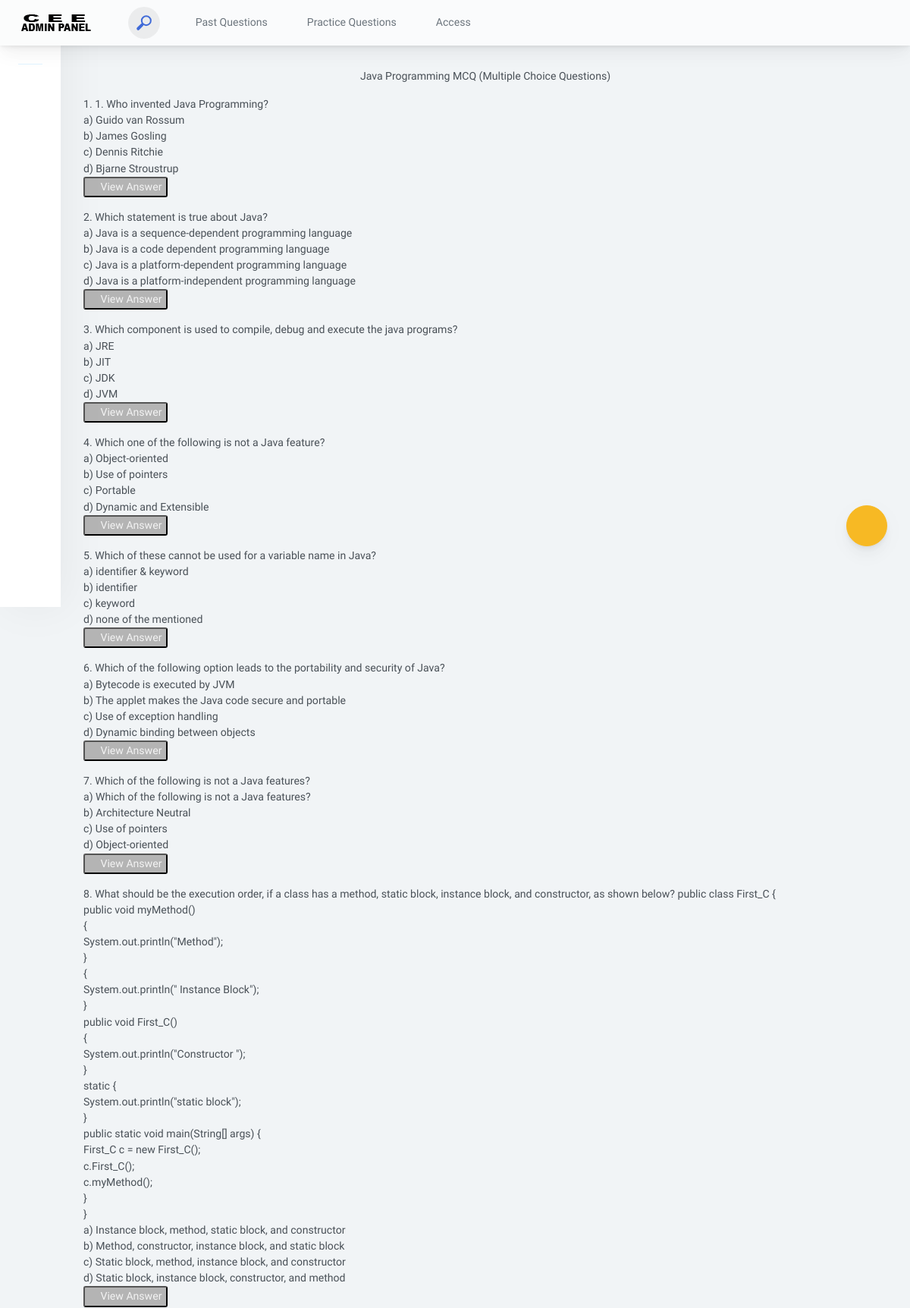
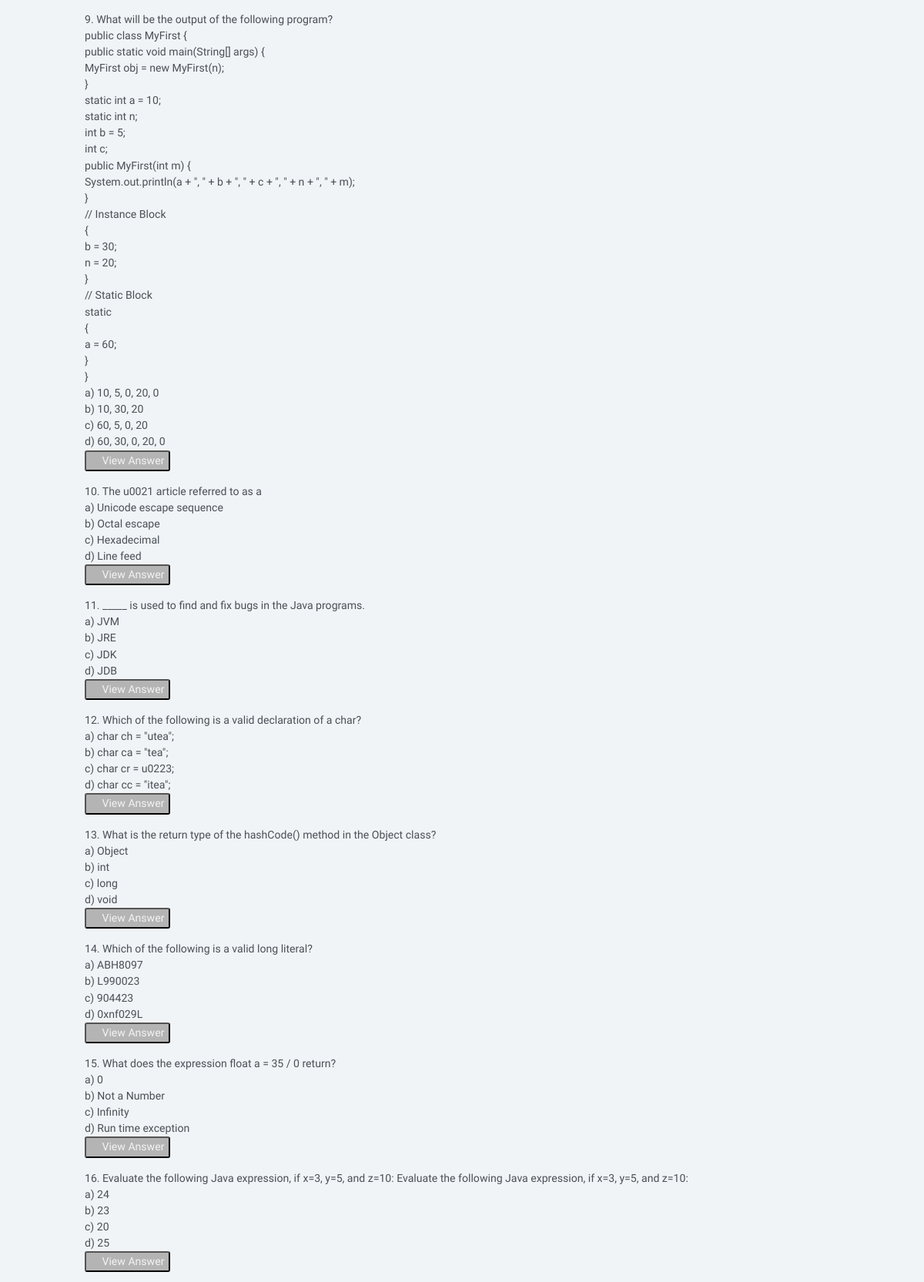
The app's page /components/index.php?page=layout_practice&page2=java (signed in, upper part) with its own data (2 pictures, top to bottom).
### tables this page shows
CREATE TABLE `practice_questions` (
  `id` int(11) NOT NULL,
  `course_name` varchar(250) NOT NULL,
  `question` varchar(2550) NOT NULL,
  `optionA` varchar(250) NOT NULL,
  `optionB` varchar(250) NOT NULL,
  `optionC` varchar(250) NOT NULL,
  `optionD` varchar(250) NOT NULL,
  `answer` varchar(250) NOT NULL,
  `explaination` varchar(250) NOT NULL
);

### components/practice/java_practice.php (the view, shortened to what this page needs)
<?php
include('./database_con.php');
$sql = "SELECT * FROM practice_questions WHERE course_name='java'";
$query = mysqli_query($dbcon, $sql);
$result = mysqli_num_rows($query);
?>
<!DOCTYPE html>
<html lang="en">
<head>
    <link rel="stylesheet" href=".././css/java_practice.css">
</head>
<body>
<div class="app-main__inner">
    <p class="text-xl font-bold text-center text-black">
        Java Programming MCQ (Multiple Choice Questions)
    </p>
    <?php
    $question_Number=1;
if ($result > 0) {
    while ($row = mysqli_fetch_assoc($query)) {
        echo '
        <div class="">
            <div class="question">'.$question_Number .'. '. $row["question"].'</div>
            <div class="option">a) '.$row["optionA"].'</div>
            <div class="option">b) '.$row["optionB"].'</div>
            <div class="option">c) '.$row["optionC"].'</div>
            <div class="option">d) '.$row["optionD"].'</div>
            <button class="view" data-target='.$row["id"].'>
                <i class="fa fa-eye"></i> View Answer
            </button>
            <div id='.$row["id"].' class="answeroff">
                <div class="text-black">Answer: <span class="font-semibold">'.$row["answer"].'</span> </div>
                <div class="text-slate-500"><span class="text-green-700 font-semibold">Explanation:</span>'.$row["explaination"].'.</div>
            </div>
            <p></p>
        </div>';
        $question_Number++;
    }
} else {
    echo 'NO QUESTIONS!!';
}
?>
</div>
</body>
</html>

### css/index.css (style rules this page uses)
body { background-image: url("../images/rt.jpg"); background-size: cover; background-repeat: no-repeat; height: 100%; font-family: 'Numans', sans-serif; }

### css/java_practice.css (style rules this page uses)
button { color: rgb(243, 243, 243); background-color: rgb(180, 180, 180); border-radius: 3px; }

### records on screen
practice_questions: question "1. Who invented Java Programming?", optionA "Guido van Rossum", optionB "James Gosling", optionC "Dennis Ritchie", optionD "Bjarne Stroustrup"
practice_questions: question "Which statement is true about Java?", optionA "Java is a sequence-dependent programming language", optionB "Java is a code dependent programming language", optionC "Java is a platform-dependent programming language", optionD "Java is a platform-independent programming language"
practice_questions: question "Which component is used to compile, debug and execute the java programs?", optionA "JRE", optionB "JIT", optionC "JDK", optionD "JVM"
practice_questions: question "Which one of the following is not a Java feature?", optionA "Object-oriented", optionB "Use of pointers", optionC "Portable", optionD "Dynamic and Extensible"
practice_questions: question "Which of these cannot be used for a variable name in Java?", optionA "identifier & keyword", optionB "identifier", optionC "keyword", optionD "none of the mentioned"
practice_questions: question "Which of the following option leads to the portability and security of Java?", optionA "Bytecode is executed by JVM", optionB "The applet makes the Java code secure and portable", optionC "Use of exception handling", optionD "Dynamic binding between objects"
practice_questions: question "Which of the following is not a Java features?", optionA "Which of the following is not a Java features?", optionB "Architecture Neutral", optionC "Use of pointers", optionD "Object-oriented"
practice_questions: question "What should be the execution order, if a class has a method, static block, instance block, and constructor, as shown below? public class First_C { public void myMethod() { System.out.println(\"Method\"); } { System.out.println(\" Instance Block\"); } public void First_C() { System.out.println(\"Constructor \"); } static { System.out.println(\"static block\"); } public static void main(String[] args) { First_C c = new First_C(); c.First_C(); c.myMethod(); } }", optionA "Instance block, method, static block, and constructor", optionB "Method, constructor, instance block, and static block", optionC "Static block, method, instance block, and constructor", optionD "Static block, instance block, constructor, and method"
practice_questions: question "What will be the output of the following program? public class MyFirst { public static void main(String[] args) { MyFirst obj = new MyFirst(n); } static int a = 10; static int n; int b = 5; int c; public MyFirst(int m) { System.out.println(a + \", \" + b + \", \" + c + \", \" + n + \", \" + m); } // Instance Block { b = 30; n = 20; } // Static Block static { a = 60; } }", optionA "10, 5, 0, 20, 0", optionB "10, 30, 20", optionC "60, 5, 0, 20", optionD "60, 30, 0, 20, 0"
practice_questions: question "The u0021 article referred to as a", optionA "Unicode escape sequence", optionB "Octal escape", optionC "Hexadecimal", optionD "Line feed"
practice_questions: question "_____ is used to find and fix bugs in the Java programs.", optionA "JVM", optionB "JRE", optionC "JDK", optionD "JDB"
practice_questions: question "Which of the following is a valid declaration of a char?", optionA "char ch = \"utea\";", optionB "char ca = \"tea\";", optionC "char cr = u0223;", optionD "char cc = \"itea\";"
practice_questions: question "What is the return type of the hashCode() method in the Object class?", optionA "Object", optionB "int", optionC "long", optionD "void"
practice_questions: question "Which of the following is a valid long literal?", optionA "ABH8097", optionB "L990023", optionC "904423", optionD "0xnf029L"
practice_questions: question "What does the expression float a = 35 / 0 return?", optionA "0", optionB "Not a Number", optionC "Infinity", optionD "Run time exception"
practice_questions: question "Evaluate the following Java expression, if x=3, y=5, and z=10: Evaluate the following Java expression, if x=3, y=5, and z=10:", optionA "24", optionB "23", optionC "20", optionD "25"
